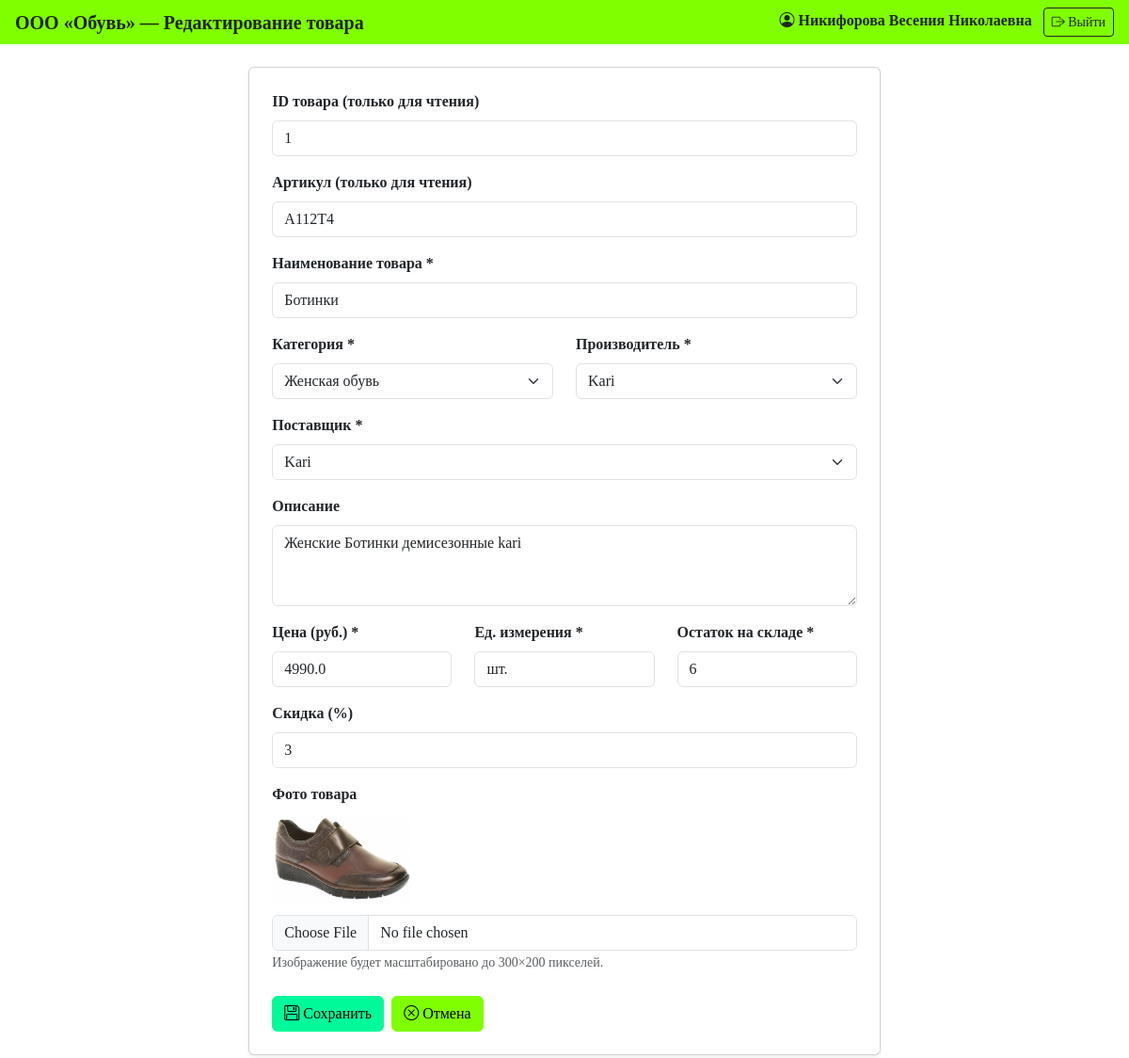
Screenshot of /products/edit/1 (signed in) with the database file from the repository.
### tables this page shows
CREATE TABLE product (
            product_id      INTEGER PRIMARY KEY AUTOINCREMENT,
            article         TEXT NOT NULL UNIQUE,
            name            TEXT NOT NULL,
            unit            TEXT NOT NULL DEFAULT 'шт.',
            price           REAL NOT NULL CHECK(price >= 0),
            supplier_id     INTEGER NOT NULL REFERENCES supplier(supplier_id),
            manufacturer_id INTEGER NOT NULL REFERENCES manufacturer(manufacturer_id),
            category_id     INTEGER NOT NULL REFERENCES category(category_id),
            discount        INTEGER NOT NULL DEFAULT 0 CHECK(discount >= 0 AND discount <= 100),
            stock_qty       INTEGER NOT NULL DEFAULT 0 CHECK(stock_qty >= 0),
            description     TEXT,
            photo_path      TEXT
        );

CREATE TABLE category (
            category_id   INTEGER PRIMARY KEY AUTOINCREMENT,
            category_name TEXT NOT NULL UNIQUE
        );

CREATE TABLE manufacturer (
            manufacturer_id   INTEGER PRIMARY KEY AUTOINCREMENT,
            manufacturer_name TEXT NOT NULL UNIQUE
        );

CREATE TABLE supplier (
            supplier_id   INTEGER PRIMARY KEY AUTOINCREMENT,
            supplier_name TEXT NOT NULL UNIQUE
        );

### app.py (the view, shortened to what this page needs)
@app.route("/products/edit/<int:product_id>", methods=["GET", "POST"])
def product_edit(product_id):
    check = require_role("Администратор")
    if check:
        return check
    product = get_product_by_id(product_id)
    if not product:
        flash("Товар не найден.", "danger")
        return redirect(url_for("products"))
    locked_product_id = session.get("product_edit_lock_id")
    if request.method == "GET":
        session["product_edit_lock_id"] = product_id
    return render_template(
        "product_form.html",
        product=product,
        suppliers=get_suppliers(),
        manufacturers=get_manufacturers(),
        categories=get_categories()
    )

### app.py (called while the page is built)
def require_role(*roles):
    if "role" not in session:
        return redirect(url_for("login"))
    if session["role"] not in roles:
        flash("Недостаточно прав доступа.", "danger")
        return redirect(url_for("products"))
    return None

### database.py (called while the page is built)
def get_connection():
    conn = sqlite3.connect(DB_PATH)
    conn.row_factory = sqlite3.Row
    conn.execute("PRAGMA foreign_keys = ON")
    return conn

def get_product_by_id(product_id):
    conn = get_connection()
    cursor = conn.cursor()
    cursor.execute("SELECT * FROM product WHERE product_id = ?", (product_id,))
    product = cursor.fetchone()
    conn.close()
    return product

def get_suppliers():
    conn = get_connection()
    cursor = conn.cursor()
    cursor.execute("SELECT * FROM supplier ORDER BY supplier_name")
    suppliers = cursor.fetchall()
    conn.close()
    return suppliers

def get_manufacturers():
    conn = get_connection()
    cursor = conn.cursor()
    cursor.execute("SELECT * FROM manufacturer ORDER BY manufacturer_name")
    manufacturers = cursor.fetchall()
    conn.close()
    return manufacturers

def get_categories():
    conn = get_connection()
    cursor = conn.cursor()
    cursor.execute("SELECT * FROM category ORDER BY category_name")
    categories = cursor.fetchall()
    conn.close()
    return categories

### templates/product_form.html (shortened to what this page needs)
{% extends "base.html" %}
{% block page_title %}{{ 'Редактирование товара' if product else 'Добавление товара' }}{% endblock %}
{% block content %}
<div class="row justify-content-center">
<div class="col-md-7">
<div class="card shadow-sm">
<div class="card-body p-4">
<form method="POST" enctype="multipart/form-data">
  {% if product %}
  <div class="mb-3">
    <label class="form-label fw-bold">ID товара (только для чтения)</label>
    <input type="text" class="form-control" value="{{ product.product_id }}" readonly>
  </div>
  <div class="mb-3">
    <label class="form-label fw-bold">Артикул (только для чтения)</label>
    <input type="text" class="form-control" value="{{ product.article }}" readonly>
  </div>
  {% else %}
  <div class="mb-3">
    <label class="form-label fw-bold">Артикул *</label>
    <input type="text" name="article" class="form-control" required>
  </div>
  {% endif %}
  <div class="mb-3">
    <label class="form-label fw-bold">Наименование товара *</label>
    <input type="text" name="name" class="form-control"
           value="{{ product.name if product else '' }}" required>
  </div>
  <div class="row">
    <div class="col-md-6 mb-3">
      <label class="form-label fw-bold">Категория *</label>
      <select name="category_id" class="form-select" required>
        {% for c in categories %}
        <option value="{{ c.category_id }}"
            {% if product and product.category_id == c.category_id %}selected{% endif %}>
            {{ c.category_name }}
        </option>
        {% endfor %}
      </select>
    </div>
    <div class="col-md-6 mb-3">
      <label class="form-label fw-bold">Производитель *</label>
      <select name="manufacturer_id" class="form-select" required>
        {% for m in manufacturers %}
        <option value="{{ m.manufacturer_id }}"
            {% if product and product.manufacturer_id == m.manufacturer_id %}selected{% endif %}>
            {{ m.manufacturer_name }}
        </option>
        {% endfor %}
      </select>
    </div>
  </div>
  <div class="mb-3">
    <label class="form-label fw-bold">Поставщик *</label>
    <select name="supplier_id" class="form-select" required>
      {% for s in suppliers %}
      <option value="{{ s.supplier_id }}"
          {% if product and product.supplier_id == s.supplier_id %}selected{% endif %}>
          {{ s.supplier_name }}
      </option>
      {% endfor %}
    </select>
  </div>
  <div class="mb-3">
    <label class="form-label fw-bold">Описание</label>
    <textarea name="description" class="form-control" rows="3">{{- product.description if product else '' -}}</textarea>
  </div>
  <div class="row">
    <div class="col-md-4 mb-3">
      <label class="form-label fw-bold">Цена (руб.) *</label>
      <input type="number" name="price" class="form-control"
             step="0.01" min="0"
             value="{{ product.price if product else '' }}" required>
    </div>
    <div class="col-md-4 mb-3">
      <label class="form-label fw-bold">Ед. измерения *</label>
      <input type="text" name="unit" class="form-control"
             value="{{ product.unit if product else 'шт.' }}" required>
    </div>
    <div class="col-md-4 mb-3">
      <label class="form-label fw-bold">Остаток на складе *</label>
      <input type="number" name="stock_qty" class="form-control"
             min="0" value="{{ product.stock_qty if product else 0 }}" required>
    </div>
  </div>
  <div class="mb-3">
    <label class="form-label fw-bold">Скидка (%)</label>
    <input type="number" name="discount" class="form-control"
           min="0" max="100"
           value="{{ product.discount if product else 0 }}">
  </div>
  {% set placeholder_image = url_for('static', filename='images/picture.png') %}
  <div class="mb-4">
    <label class="form-label fw-bold">Фото товара</label><br>
    <img id="photo-preview"
          src="{{ url_for('static', filename=product.photo_path.replace('\\', '/').replace('static/', '')) if product and product.photo_path else placeholder_image }}"
         style="width:150px; height:100px; object-fit:cover; border-radius:4px; margin-bottom:8px;"
         onerror="this.src='{{ placeholder_image }}'">
    <input type="file" name="photo" class="form-control" accept="image/*"
           onchange="previewPhoto(this)">
    <small class="text-muted">Изображение будет масштабировано до 300×200 пикселей.</small>
  </div>
  <div class="d-flex gap-2">
    <button type="submit" class="btn btn-accent">
        <i class="bi bi-floppy"></i> Сохранить
    </button>
    {% if product %}
    <form method="POST" action="{{ url_for('product_edit_unlock') }}" class="d-inline">
      <button type="submit" class="btn btn-secondary-brand">
          <i class="bi bi-x-circle"></i> Отмена
      </button>
    </form>
    {% else %}
    <a href="{{ url_for('products') }}" class="btn btn-secondary-brand">
        <i class="bi bi-x-circle"></i> Отмена
    </a>
    {% endif %}
  </div>
</form>
</div></div></div></div>
{% endblock %}

### static/style.css (style rules this page uses)
body, .btn, input, select, textarea, th, td { font-family: "Times New Roman", Times, serif !important; }
.btn-accent { background-color: #00FA9A; border-color: #00FA9A; color: #000; }
.btn-secondary-brand { background-color: #7FFF00; border-color: #7FFF00; color: #000; }

### rows the page displays
product: product_id "1", article "А112Т4", name "Ботинки", category_id "Женская обувь", manufacturer_id "Kari", supplier_id "Kari", description "Женские Ботинки демисезонные kari", price "4990.0", unit "шт.", stock_qty "6", discount "3", photo_path (picture)

### other values shown
{{ 'Редактирование товара' if product else 'Добавление товара' }} "Редактирование товара"
{{ session.get('full_name', '') }} "Никифорова Весения Николаевна"
